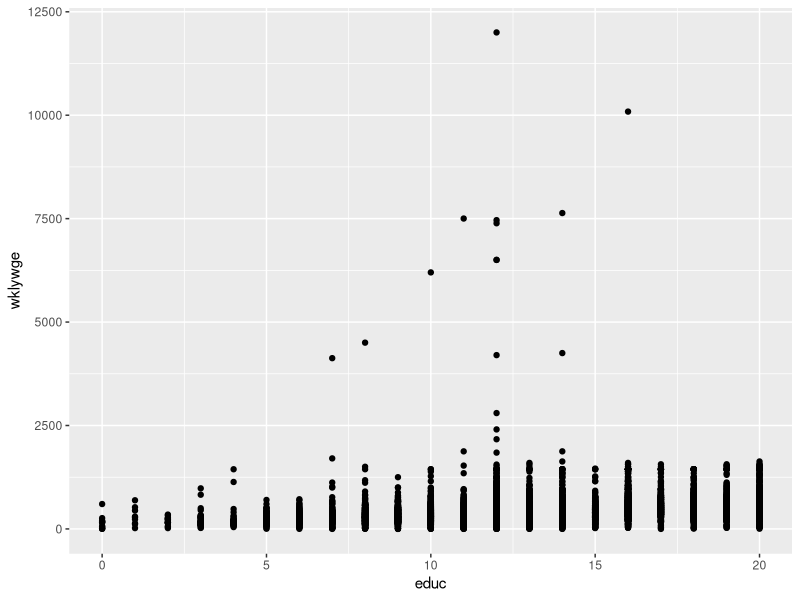
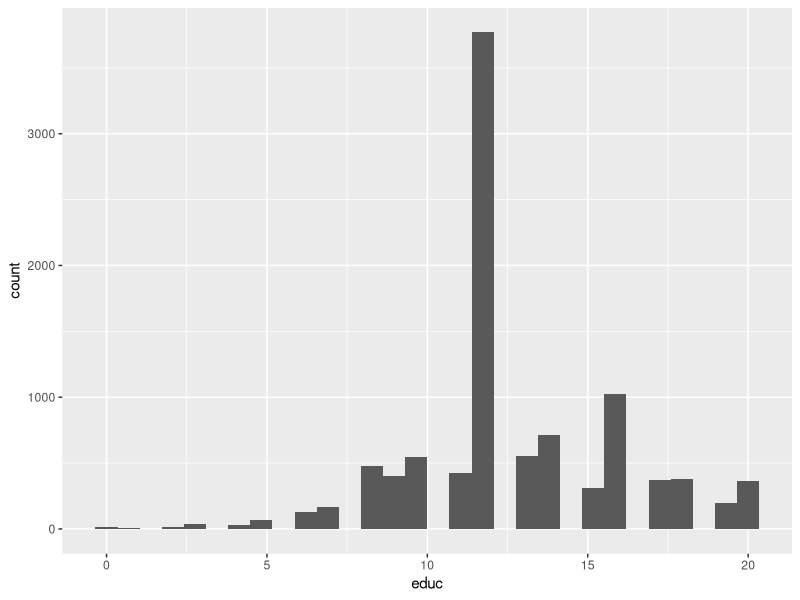
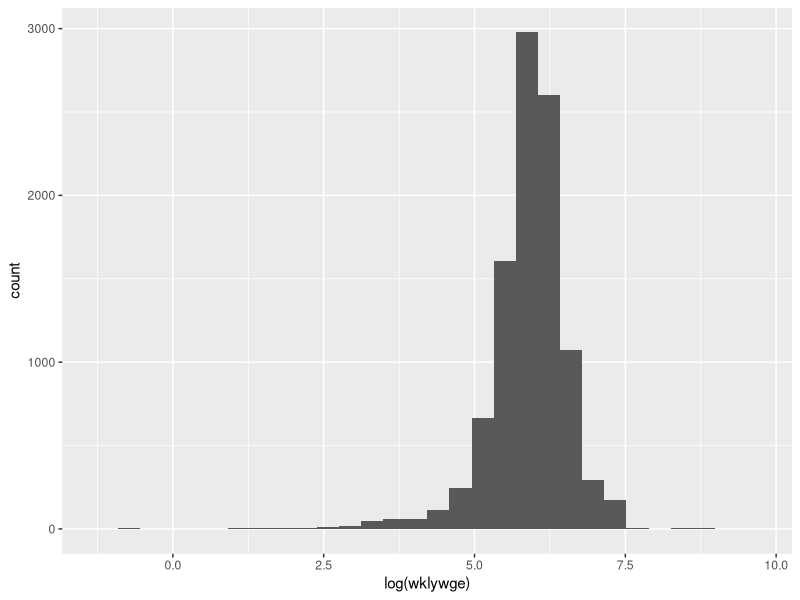

R code for these plots, in order: (Note: this script raises an error after producing the figures.)
## ---- chunk 1
rm(list=ls())
library(dplyr)
library(ggplot2)
## ---- chunk 2
pums <- read.csv("pp.csv")
## ---- chunk 3
ggplot(pums, aes(x=educ, y=wklywge))+geom_point()
ggplot(pums, aes(x=educ))+geom_histogram()
ggplot(pums, aes(x=log(wklywge)))+geom_histogram()
lm(wklywge~educ,pums)
#由第一個指令執行後的圖可以發現，當X軸為教育程度，Y軸為每週實質薪資時，隱約看的出  一點正相關的感覺。
#第二個指令執行後的圖形可以看到相當多人都具有高中學歷，其次才是大學學歷。
#第三個指令原先不取對數時難以判別，取對數後發現稍稍呈現右偏分布。
#第四個指令執行OLS估計後可以看出教育年限係數為27.75，故當教育程度越高則每週實質薪  資越高。
## ---- chunk 4
pums %>% filter(educ == 12 | educ == 16) -> pums2
pums2
## ---- chunk 5
college <- pums2$educ==16
pums2<-cbind(pums2,college)
class(pums2$college)
## ---- chunk 6
pums2 %>% group_by(educ) %>% summarise(mean(wklywge))
pums2 %>% group_by(educ) %>% summarise(var(wklywge))
#具大學學歷者其不論每週實質薪資的平均值或是離散程度均較只具高中學歷者高。
## ---- chunk 7
pums2$wklywge%>%log() -> lwklywge
## ---- chunk 8
model <- lwklywge~pums2$college
out1 <- lm(model,pums2)
summary(out1)
#執行後顯示出具有大學學歷者其每週實質薪資會多出38.4%,而t-value也會顯著的落在拒絕域。
## ---- chunk 9
library(nlme)
out2 <- gls(model,data=pums2,weights=varIdent(form = ~1|college))
summary(out2)
## ---- chunk 10
bptest(model,data=pums2)
